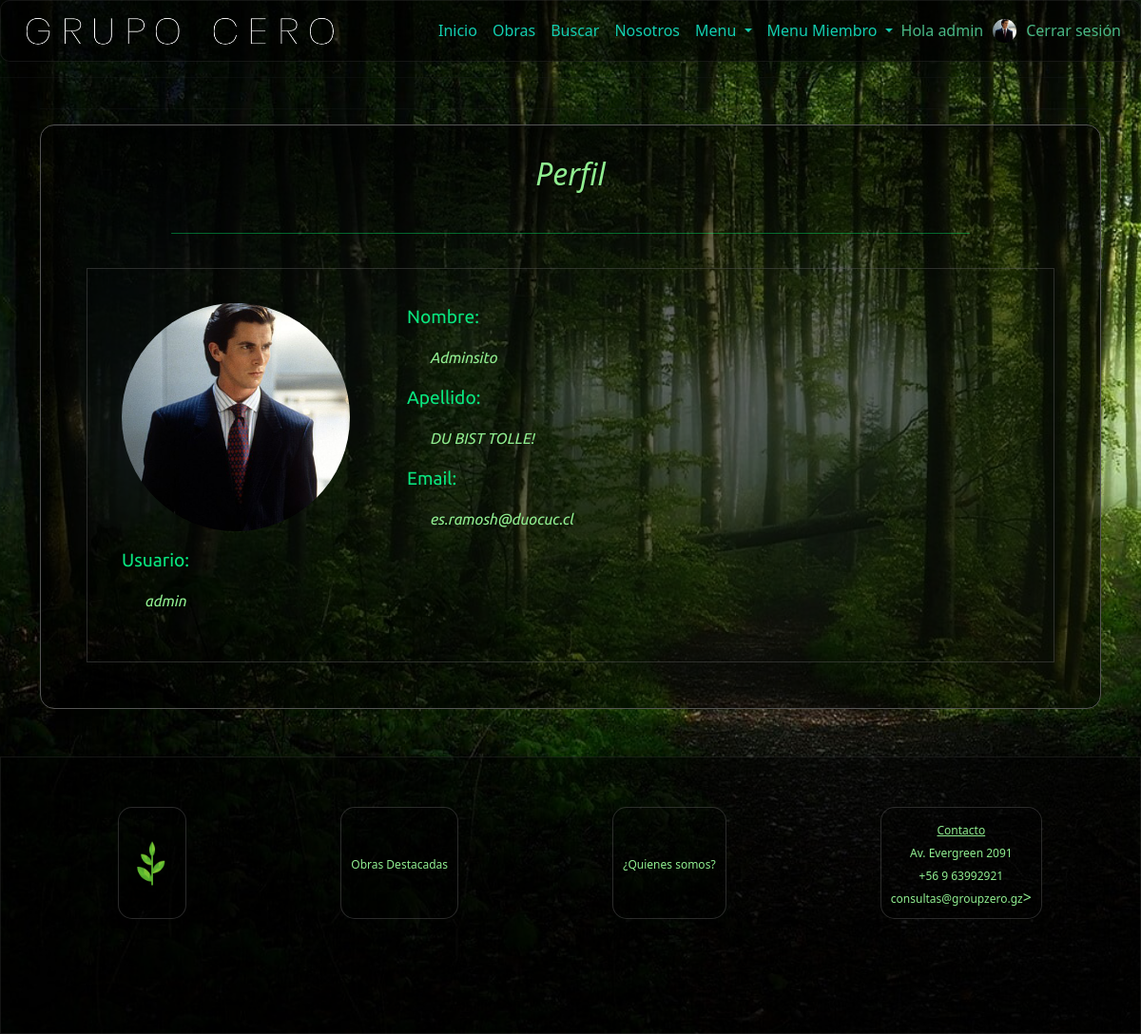
Page /profileWatch/admin (signed in) on the earlier database version.
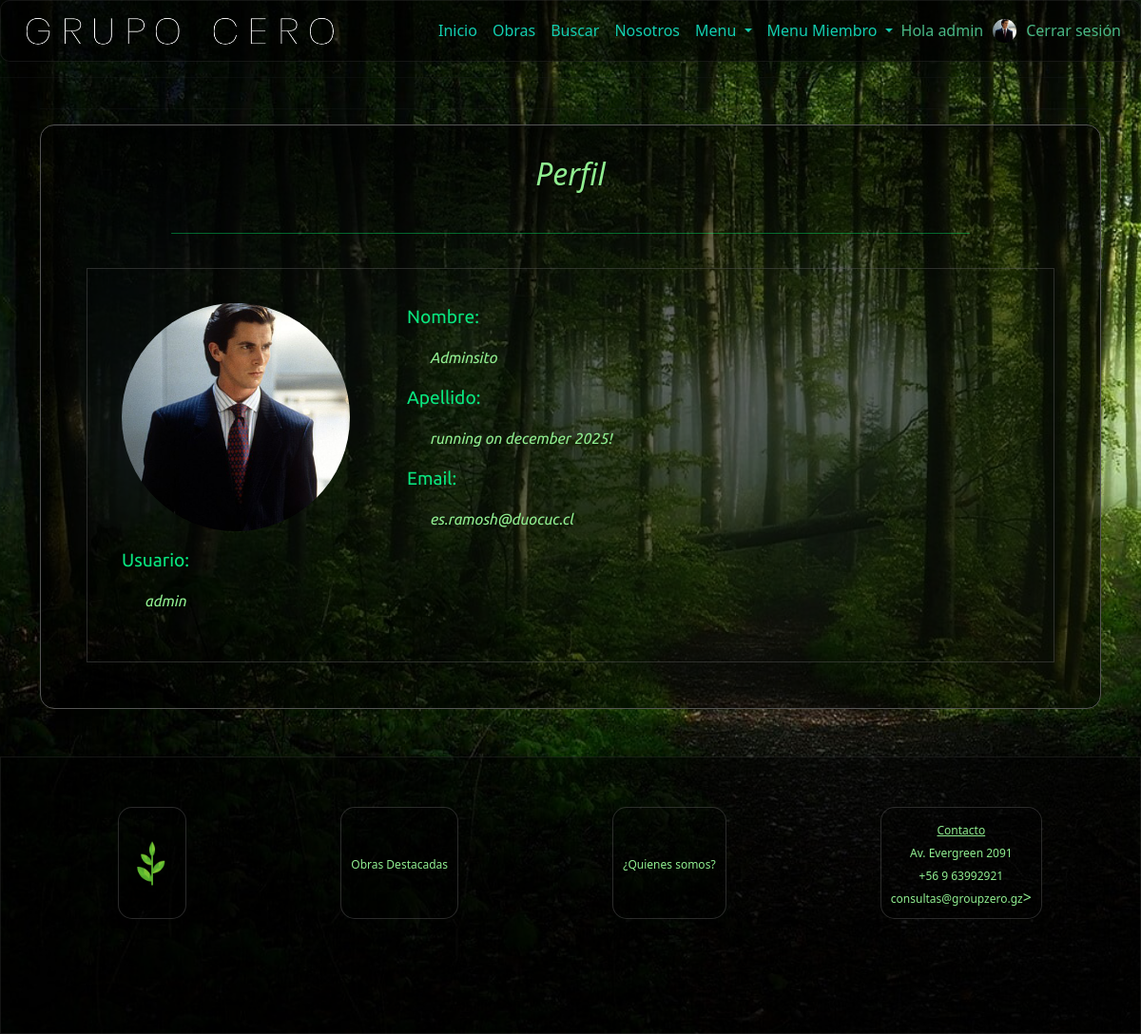
Same page on the later database version.
### core/models.py (models this page shows)
class CustomUser(AbstractUser):
    pic = models.ImageField(upload_to='profile_pics', null=True, blank=True, default='profile_pics/default.png')
    is_staff=models.BooleanField(default=False)

### core/views.py (the view)
# urls.py: path('profileWatch/<id>', views.profileWatch,name="profileWatch"),
def profileWatch(request, id):
    usuario = get_object_or_404(CustomUser, username = id)
    return render(request,'profileWatch.html', {'usuario':usuario})

### core/context_processor.py (called while the page is built)
def total_carrito(request):
    total=0
    if request.user.is_authenticated:
        try:
            carrito = request.session['carrito']
            if "carrito" in request.session:
                for key, value in carrito.items():
                    total+=(int(value["precio"]))*(value["cantidad"])
        except:
            print('------EL TRY NO FUNCIONO EN------')
            print('------- CONTEXT_PROCESSOR -------')
            total=0
    return {'total_carrito':int(total)}

### core/templates/profileWatch.html
{% extends "base.html" %}
{% load static %}
{% block content %}
<div class="container">
    <hr>
    <div class="admire-container">
        <div class="form-title" style="margin-bottom: 15px;">
            <h2>Perfil</h2>
        </div>
        <span class="liner"></span>
        {% if user.is_authenticated %}
        <div class="admirePerfil">
            <div class="admirePrl">
                <img class="pic-profile" src="{{ usuario.pic.url }}">
                <div>
                    <p class="pattribute">Usuario: </p>
                    <p class="pvalue">{{usuario.username}}</p>
                </div>
            </div>
            <div class="admirePrl2">
                <div>
                    <p class="pattribute">Nombre: </p>
                    <p class="pvalue" >{{usuario.first_name}}</p>
                </div>
                <div>
                    <p class="pattribute">Apellido: </p>
                    <p class="pvalue" >{{usuario.last_name}}</p>
                </div>
                <div>
                    <p class="pattribute">Email: </p>
                    <p class="pvalue">{{usuario.email}}</p>
                </div>
            </div>
        </div>
        {% endif %}
    </div>
</div>
{% endblock %}

### core/templates/menuMiembro.html (shortened to what this page needs)
{% load static %}
<div class="collapse navbar-collapse naz" id="navbarNavDropdown">
    <div>
        <ul class="navbar-nav me-auto mb-2 mb-lg-0">
            <li class="nav-item">
                <a class="nav-link" href="{% url 'index' %}">Inicio</a>
            </li>
            <li class="nav-item">
                <a class="nav-link" href="{% url 'obras' %}">Obras</a>
            </li>
            <li class="nav-item">
                <a  class="nav-link" href="{% url 'buscar' %}">Buscar</a>
            </li>
            <li class="nav-item">
                <a  class="nav-link" href="{% url 'nosotros' %}">Nosotros</a>
            </li>
            {% if user.is_authenticated %}
                <li class="nav-item dropdown">
                    <a class="nav-link dropdown-toggle" href="#" role="button" data-bs-toggle="dropdown" aria-expanded="false">Menu
                    </a>
                </li>
                {% if user.is_staff %}
                    <li class="nav-item dropdown">
                        <a class="nav-link dropdown-toggle" href="#" role="button" data-bs-toggle="dropdown" aria-expanded="false">Menu Miembro
                        </a>
                    </li>
                {% endif %}
            {% endif %}
        </ul>
    </div>
    <div class="navbar-right">
        {% if user.is_authenticated %}
            <div class="boxes">
                <a href="{% url 'profile' %}" class="nav-link" >Hola {{ user.username }}</a>
            </div>
            <a href="{% url 'profile' %}" class="nav-link"><img class="pic-user" src="{{user.pic.url}}" alt="imgGC" title="Click para ver tu Perfil"></a>
            <div class="boxes">
                <a href="{% url 'cerrar' %}" class="navbar-item" id="#">Cerrar sesión</a>
            </div>
        {% else %}
            <img src="{% static 'assets/icons/tea.png' %}" alt="imgGC">
            <div class="boxes">
                <a href="{% url 'login' %}" id="userGC">Iniciar sesion</a>
            </div>
        {% endif %}
    </div>
</div>

Differences in the rows shown:
changed CustomUser "admin": last_name "DU BIST TOLLE!" → "running on december 2025!"
